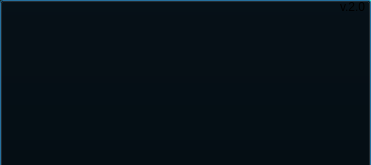
<?xml version="1.0" encoding="UTF-8"?>
<ui version="4.0">
 <class>Dialog</class>
 <widget class="QDialog" name="Dialog">
  <property name="geometry">
   <rect>
    <x>0</x>
    <y>0</y>
    <width>371</width>
    <height>165</height>
   </rect>
  </property>
  <property name="maximumSize">
   <size>
    <width>371</width>
    <height>165</height>
   </size>
  </property>
  <property name="windowTitle">
   <string>Dialog</string>
  </property>
  <property name="styleSheet">
   <string notr="true">background-color: qlineargradient(spread:pad, x1:0, y1:0.545864, x2:1, y2:1, stop:0.0113636 rgba(22, 46, 42, 255), stop:0.301136 rgba(43, 150, 147, 255), stop:0.420455 rgba(57, 213, 227, 255), stop:0.596591 rgba(60, 239, 224, 255), stop:0.806818 rgba(152, 255, 245, 255), stop:1 rgba(255, 255, 255, 255));</string>
  </property>
  <widget class="QLabel" name="label">
   <property name="geometry">
    <rect>
     <x>100</x>
     <y>30</y>
     <width>171</width>
     <height>61</height>
    </rect>
   </property>
   <property name="styleSheet">
    <string notr="true">background-color: none;
font: 36pt &quot;Book Antiqua&quot;;</string>
   </property>
   <property name="text">
    <string>PyStar</string>
   </property>
   <property name="alignment">
    <set>Qt::AlignCenter</set>
   </property>
  </widget>
  <widget class="QLabel" name="label_2">
   <property name="geometry">
    <rect>
     <x>70</x>
     <y>140</y>
     <width>221</width>
     <height>20</height>
    </rect>
   </property>
   <property name="styleSheet">
    <string notr="true">background-color: none;</string>
   </property>
   <property name="text">
    <string>Aperte com o mouse para continuar</string>
   </property>
   <property name="alignment">
    <set>Qt::AlignCenter</set>
   </property>
  </widget>
  <widget class="QPushButton" name="passar">
   <property name="geometry">
    <rect>
     <x>0</x>
     <y>0</y>
     <width>371</width>
     <height>191</height>
    </rect>
   </property>
   <property name="cursor">
    <cursorShape>PointingHandCursor</cursorShape>
   </property>
   <property name="styleSheet">
    <string notr="true">background-color: transparent;</string>
   </property>
   <property name="text">
    <string/>
   </property>
  </widget>
  <widget class="QLabel" name="label_3">
   <property name="geometry">
    <rect>
     <x>340</x>
     <y>0</y>
     <width>47</width>
     <height>13</height>
    </rect>
   </property>
   <property name="styleSheet">
    <string notr="true">background-color: none;</string>
   </property>
   <property name="text">
    <string>v.2.0</string>
   </property>
  </widget>
 </widget>
 <resources/>
 <connections/>
</ui>
